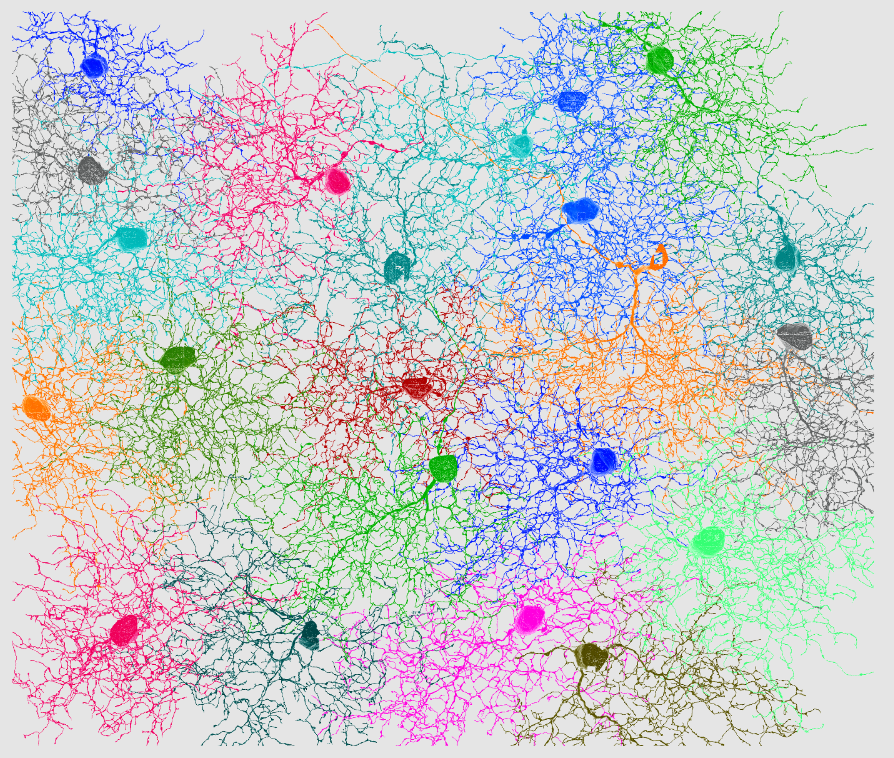
#> input picture netReconst/tools/damaged_images_generator/input.png, 894 x 758 px
$ python damGen.py
#> lines starting #> are read from the running program, lines starting #| are printed output that depends on the picture; after the words box and inside, x2 and y2 are one past the last pixel; in counts of white or black regions, pixels touching at a corner belong together
from random import randint
from PIL import Image, ImageDraw

""" Generates images with random damage. Returns N damaged images and corresponding masks.

Currently implemented types of damage:
- holes
- cracks
"""

MAX_ELLIPSES = 10
MAX_CRACKS = 7
CRACK_WIDTH_FACTOR = 70 # the bigger, the lower will be the max width of cracks
ELLIPSE_SIZE_FACTOR = 10 # the bigger, the smaller will be the biggest holes

input_image = Image.open("input.png")
#> input_image is the input picture: PIL image 894x758 RGBA; mean R, G, B, A 201.2, 204.6, 205.8, 255
# MyImage.show()

input_size = input_image.size  # returns a tuple
#> input_size = (894, 758)
print(input_size)
#| (894, 758)

background_color = (255, 255, 255)  # white
damage_color = (0, 0, 0)  # black
# MyImage = Image.new('RGB', (600, 400), WHITE)


def draw_random_crack(draw_obj, size):

    sections_num = randint(3, 10)
    crack_width = randint(1, round(size[0]/CRACK_WIDTH_FACTOR))

    max_step_diff = round(min(size[0] / 5, size[1] / 5))

    top_left_x = randint(0, size[0])
    top_left_y = randint(0, size[1])


    for j in range(sections_num):
        diff_x = randint(-max_step_diff, max_step_diff)
        diff_y = randint(-max_step_diff, max_step_diff)

        end_x = top_left_x + diff_x
        end_y = top_left_y + diff_y

        draw_obj.line([top_left_x, top_left_y, end_x, end_y], width=crack_width, fill=0)

        top_left_x = end_x
        top_left_y = end_y


def draw_random_ellipse(draw_obj, size):
    top_left_x = randint(0, size[0])
    top_left_y = randint(0, size[1])

    max_dimension = round(min(size[0], size[1]) / ELLIPSE_SIZE_FACTOR)

    height = randint(0, max_dimension)
    width = randint(0, max_dimension)

    ellipse_box = [top_left_x, top_left_y, top_left_x + width, top_left_y + height]

    draw_obj.ellipse(ellipse_box, width=1, fill=0)


def generate_mask(size):
    alpha_mask = Image.new("L", size, 255)

    draw_obj = ImageDraw.Draw(alpha_mask)

    ellipses_num = randint(1, MAX_ELLIPSES)
    cracks_num = randint(1, MAX_CRACKS)

    for i in range(cracks_num):
        draw_random_crack(draw_obj, size)

    for i in range(ellipses_num):
        draw_random_ellipse(draw_obj, size)

    full_mask = alpha_mask.copy()
    full_mask.convert("RGB")

    return alpha_mask, full_mask


def generate_damaged_image(intact_image, alpha_mask):

    cropped_image = intact_image.copy()
    cropped_image.putalpha(alpha_mask)

    damaged_image = Image.new("RGB", intact_image.size, damage_color)
    damaged_image.paste(cropped_image, (0, 0), cropped_image)

    return damaged_image


for n in range(5):
    alpha_mask, full_mask = generate_mask(input_size)
    damaged_image = generate_damaged_image(input_image, alpha_mask)
    full_mask.save("{}output_mask.png".format(n))
    damaged_image.save("{}output_damaged.png".format(n))
#> this loop made 5 passes
#> pass 1, in generate_mask, `full_mask = alpha_mask.copy()`:
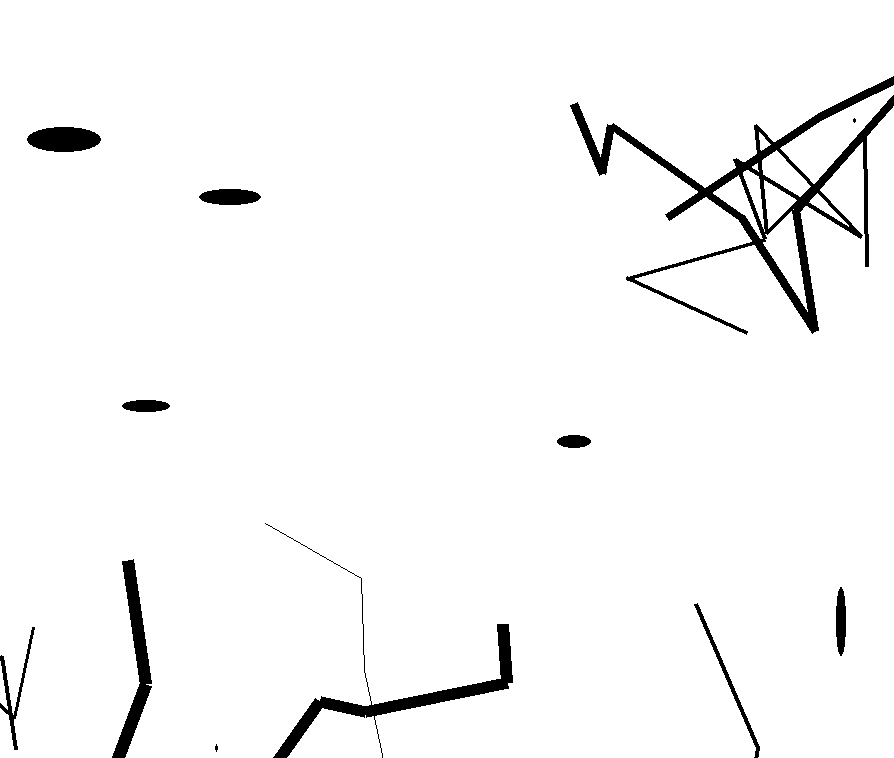
#> full_mask: PIL image 894x758 L; 96.8% white; 12 black regions (2 under 20 px), largest, box (x1, y1, x2, y2) and area: (570, 76, 894, 335) 10514, (265, 523, 513, 758) 3899, (112, 559, 152, 758) 2497
#> pass 1, `damaged_image = generate_damaged_image(input_image, alpha_mask)`:
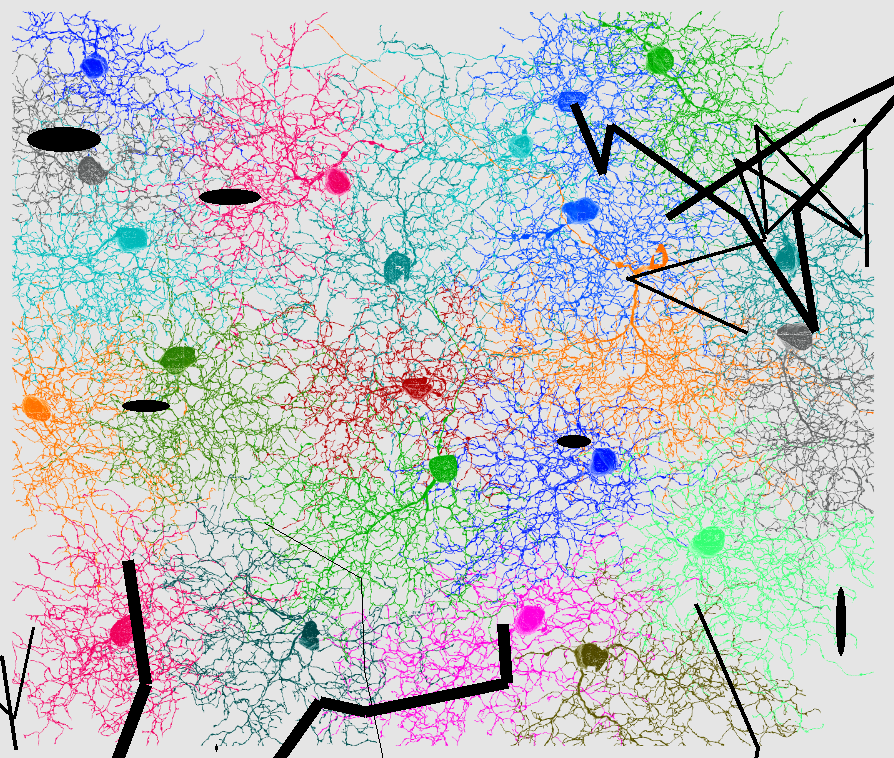
#> damaged_image: PIL image 894x758 RGB; mean R, G, B 194.5, 198.1, 199
#> after the loop:
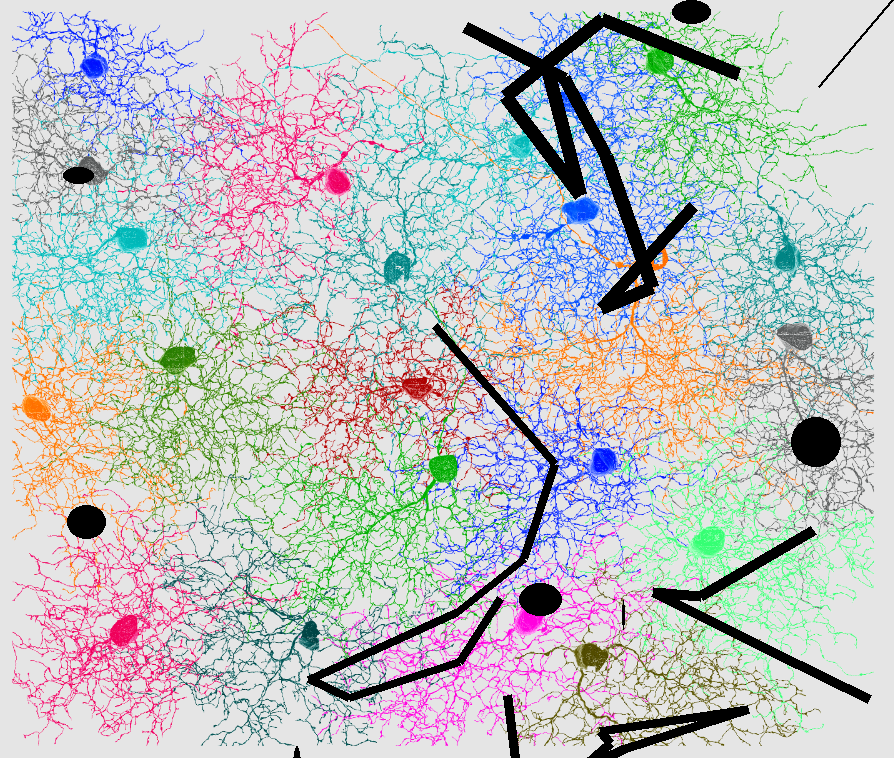
#> damaged_image: PIL image 894x758 RGB; mean R, G, B 192.1, 195.3, 195.8
#> after the loop:
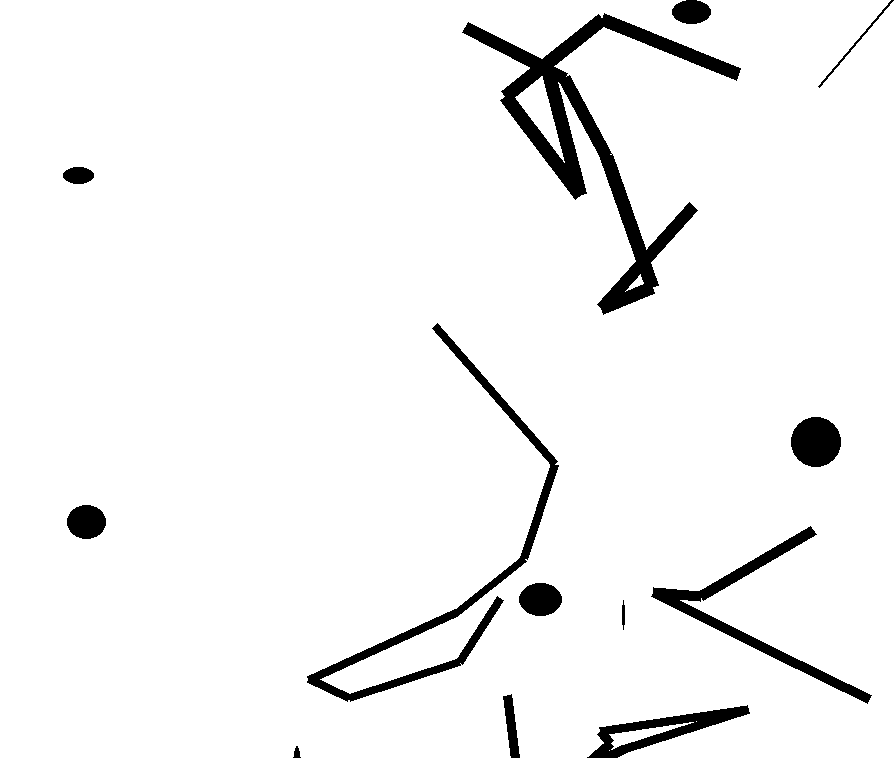
#> full_mask: PIL image 894x758 L; 95.3% white; 13 black regions, largest, box (x1, y1, x2, y2) and area: (462, 13, 741, 315) 12810, (307, 323, 559, 702) 5949, (651, 526, 872, 704) 3984

# damaged_image.show()
# full_mask.show()
